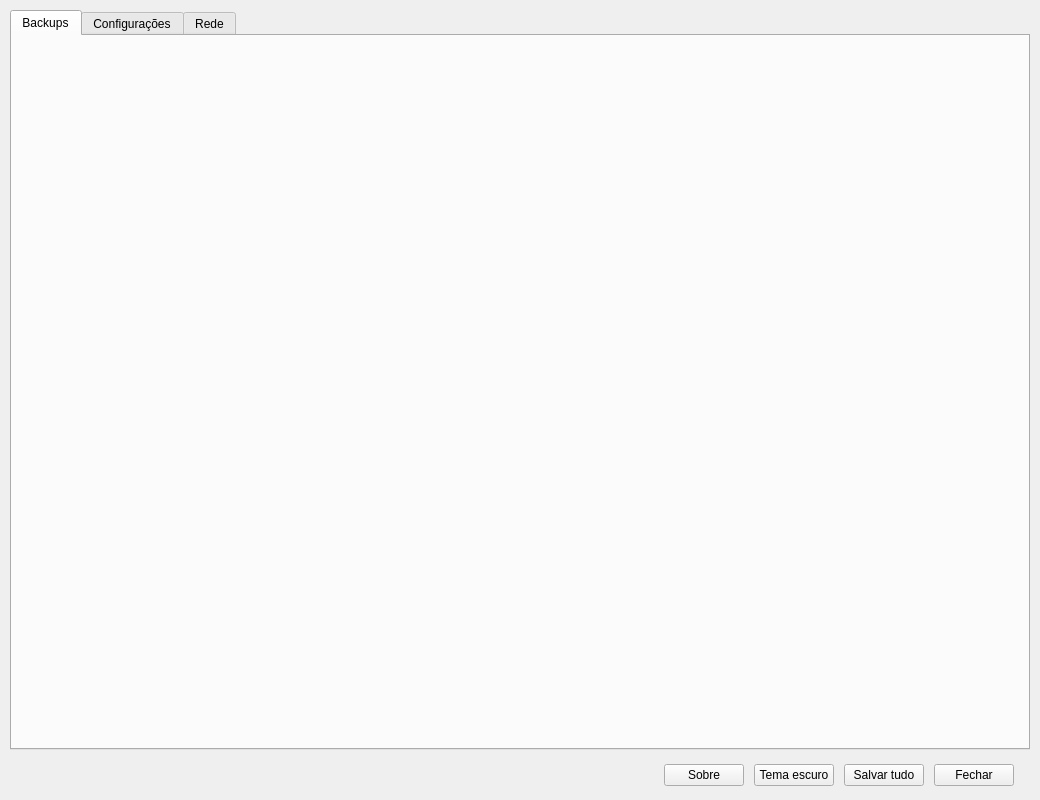
<?xml version="1.0" encoding="UTF-8"?>
<ui version="4.0">
 <class>MainWindow</class>
 <widget class="QMainWindow" name="MainWindow">
  <property name="geometry">
   <rect>
    <x>0</x>
    <y>0</y>
    <width>1040</width>
    <height>800</height>
   </rect>
  </property>
  <property name="minimumSize">
   <size>
    <width>980</width>
    <height>735</height>
   </size>
  </property>
  <property name="windowTitle">
   <string>Backup Maximus — Configurações</string>
  </property>
  <widget class="QWidget" name="centralWidget">
   <layout class="QVBoxLayout" name="centralLayout">
    <property name="spacing">
     <number>0</number>
    </property>
    <property name="leftMargin">
     <number>10</number>
    </property>
    <property name="topMargin">
     <number>10</number>
    </property>
    <property name="rightMargin">
     <number>10</number>
    </property>
    <property name="bottomMargin">
     <number>0</number>
    </property>
    <item>
     <widget class="QTabWidget" name="tabs">
      <property name="currentIndex">
       <number>0</number>
      </property>
      <widget class="QWidget" name="pageBackups">
       <attribute name="title">
        <string>Backups</string>
       </attribute>
       <layout class="QVBoxLayout" name="pageBackupsLayout">
        <property name="leftMargin">
         <number>0</number>
        </property>
        <property name="topMargin">
         <number>0</number>
        </property>
        <property name="rightMargin">
         <number>0</number>
        </property>
        <property name="bottomMargin">
         <number>0</number>
        </property>
       </layout>
      </widget>
      <widget class="QWidget" name="pageSettings">
       <attribute name="title">
        <string>Configurações</string>
       </attribute>
       <layout class="QVBoxLayout" name="pageSettingsLayout">
        <property name="leftMargin">
         <number>0</number>
        </property>
        <property name="topMargin">
         <number>0</number>
        </property>
        <property name="rightMargin">
         <number>0</number>
        </property>
        <property name="bottomMargin">
         <number>0</number>
        </property>
       </layout>
      </widget>
      <widget class="QWidget" name="pageNetwork">
       <attribute name="title">
        <string>Rede</string>
       </attribute>
       <layout class="QVBoxLayout" name="pageNetworkLayout">
        <property name="leftMargin">
         <number>0</number>
        </property>
        <property name="topMargin">
         <number>0</number>
        </property>
        <property name="rightMargin">
         <number>0</number>
        </property>
        <property name="bottomMargin">
         <number>0</number>
        </property>
       </layout>
      </widget>
     </widget>
    </item>
    <item>
     <widget class="QFrame" name="footerBar">
      <property name="minimumSize">
       <size>
        <width>0</width>
        <height>50</height>
       </size>
      </property>
      <property name="maximumSize">
       <size>
        <width>16777215</width>
        <height>50</height>
       </size>
      </property>
      <property name="role" stdset="0">
       <string notr="true">footerBar</string>
      </property>
      <layout class="QHBoxLayout" name="footerLayout">
       <property name="spacing">
        <number>10</number>
       </property>
       <property name="leftMargin">
        <number>16</number>
       </property>
       <property name="topMargin">
        <number>8</number>
       </property>
       <property name="rightMargin">
        <number>16</number>
       </property>
       <property name="bottomMargin">
        <number>8</number>
       </property>
       <item>
        <widget class="QLabel" name="lblFooter">
         <property name="text">
          <string/>
         </property>
         <property name="role" stdset="0">
          <string notr="true">footer</string>
         </property>
        </widget>
       </item>
       <item>
        <spacer name="footerSpacer">
         <property name="orientation">
          <enum>Qt::Orientation::Horizontal</enum>
         </property>
         <property name="sizeHint" stdset="0">
          <size>
           <width>1</width>
           <height>0</height>
          </size>
         </property>
        </spacer>
       </item>
       <item>
        <widget class="QPushButton" name="btnAbout">
         <property name="toolTip"><string>Versão, licenças e avisos de terceiros</string></property>
         <property name="text"><string>Sobre</string></property>
        </widget>
       </item>
       <item>
        <widget class="QPushButton" name="btnTheme">
         <property name="toolTip">
          <string>Alterna entre tema claro e escuro</string>
         </property>
         <property name="text">
          <string>Tema escuro</string>
         </property>
        </widget>
       </item>
       <item>
        <widget class="QPushButton" name="btnSave">
         <property name="text">
          <string>Salvar tudo</string>
         </property>
         <property name="role" stdset="0">
          <string notr="true">accent</string>
         </property>
        </widget>
       </item>
       <item>
        <widget class="QPushButton" name="btnClose">
         <property name="text">
          <string>Fechar</string>
         </property>
        </widget>
       </item>
      </layout>
     </widget>
    </item>
   </layout>
  </widget>
 </widget>
 <resources/>
 <connections/>
</ui>
